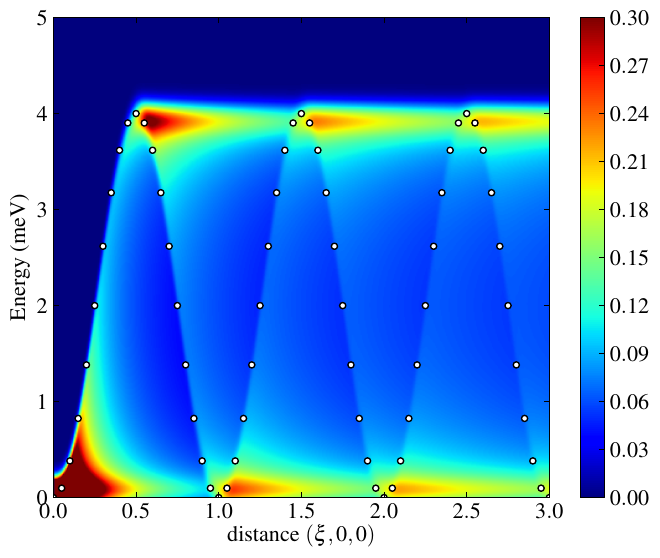

This chart was generated by the following Python code:
import matplotlib
matplotlib.use('Agg')
import numpy as np
from matplotlib import rc
import matplotlib.pyplot as plt

rc('font',**{'family':'serif','serif':['Times'],'size':16.0})
rc('text', usetex=True)
fig = matplotlib.pyplot.gcf()
fig.set_size_inches(4.0*2,3.0*2)
ax = plt.subplot(1,1,1)

dispersion = np.loadtxt('FMChain.txt')
x_axis = np.loadtxt('FMPowderAverage.x')
E_array = np.loadtxt('FMPowderAverage.y')
image_array = np.loadtxt('FMPowderAverage.mat')

print len(image_array)
print len(image_array[0])
print np.max(image_array)
im = ax.pcolorfast(x_axis[:,2]/(2.0*np.pi),E_array,image_array,vmin=0.0,vmax=0.3)
ax.scatter(dispersion[:,0],dispersion[:,3],c='white')
ax.set_ylabel(r'Energy (meV)')
ax.set_xlabel(r'distance $(\xi,0,0)$')
ax.set_xlim(left=0.0,right=3.0)
ax.set_ylim(bottom=0.0,top=5.0)
fig.colorbar(im);
plt.savefig('FMavg.pdf',dpi=600,bbox_inches='tight')
plt.close()
